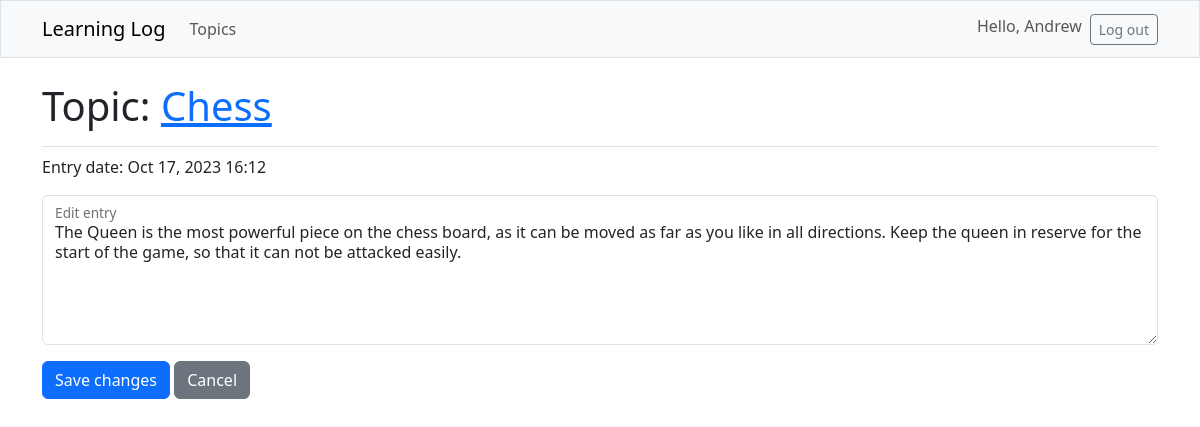
/edit_entry/9 (signed in), run on the app's committed database.
### learning_logs/models.py (models this page shows, shortened)
class Topic(models.Model):
    text = models.CharField(max_length=200)
    date_added = models.DateTimeField(auto_now_add=True)
    owner = models.ForeignKey(User, on_delete=models.CASCADE)

class Entry(models.Model):
    topic = models.ForeignKey(Topic, on_delete=models.CASCADE)
    text = models.TextField()
    date_added = models.DateTimeField(auto_now_add=True)
    class Meta:
        verbose_name_plural = 'entries'

### learning_logs/views.py (the view)
# urls.py: path('edit_entry/<int:entry_id>', views.edit_entry, name='edit_entry')
@login_required
def edit_entry(request, entry_id):
    entry = Entry.objects.get(id=entry_id)
    topic = entry.topic
    check_topic_owner(request, topic)
    if request.method != 'POST':
        form = EntryForm(instance=entry)
    else:
        form = EntryForm(instance=entry, data=request.POST)
        if form.is_valid():
            form.save()
            return redirect('learning_logs:topic', topic_id=topic.id)
    context = {'entry': entry,
               'topic': topic,
               'form': form,
               }
    return render(request, 'learning_logs/edit_entry.html', context)

### learning_logs/forms.py
class EntryForm(forms.ModelForm):
    class Meta:
        model = Entry
        fields = ['text']
        labels = {'text': ''}
        widgets = {'text': forms.Textarea(
            attrs={'cols': 80,
                   'class': 'form-control',
                   'id': 'entryTextInput',
                   'placeholder': 'entry text',
                   'style': 'height: 150px',
                   },
        )}

### learning_logs/views.py (called while the page is built)
def check_topic_owner(request, topic):
    if topic.owner != request.user:
        raise Http404

### templates/learning_logs/edit_entry.html (shortened to what this page needs)
{%  extends 'learning_logs/base.html' %}
{%  load django_bootstrap5 %}
{% block page_header %}
    <h1>Topic: <a href="{% url 'learning_logs:topic' topic.id%}">{{ topic.text }}</a></h1>
{% endblock page_header %}
{%  block content %}
    <p>Entry date: {{ entry.date_added|date:'M d, Y H:i' }}</p>
    <form action="{%  url 'learning_logs:edit_entry' entry.id %}" method="post">
        <div class="mb-3 form-floating">
            {{ form.text }}
            <label for="entryTextInput">Edit entry</label>
        </div>
        {% include "learning_logs/submit_cancel_buttons.html" with submit_name="Save changes" %}
    </form>
{% endblock content %}

### templates/learning_logs/base.html (shortened to what this page needs)
<!DOCTYPE html>
<html lang="en">
<head>
    {% load django_bootstrap5 %}
    {% bootstrap_css %}
</head>
<body>
    <nav class="navbar navbar-expand-md navbar-light bg-light mb-4 border">
        <div class="container">
            <a class="navbar-brand" href="{% url 'learning_logs:index' %}">
                Learning Log
            </a>
            <div class="collapse navbar-collapse" id="navbarCollapse">
                <ul class="navbar-nav me-auto mb-2 mb-md-0">
                    <li class="nav-item">
                        <a class="nav-link" href="{% url 'learning_logs:topics' %}">Topics</a>
                    </li>
                </ul>
                <ul class="navbar-nav ms-auto mb-2 mb-md-0">
                    {% if user.is_authenticated %}
                        <li class="nav-item">
                            <span class="navbar-text me-2">Hello, {% if user.first_name %}{{ user.first_name }}
                                {% else %}{{ user.username }}{% endif %}</span>
                        </li>
                    {%  endif %}
                    {% if user.is_authenticated %}
                        <form action="{% url 'accounts:logout' %}" method='post'>
                            <button name="submit" class="btn btn-outline-secondary btn-sm">
                                Log out</button>
                        </form>
                    {% endif %}
                </ul>
            </div>
        </div>
    </nav>
    <main class="container">
        <div class="pb-2 mb-2 border-bottom">
            {% block page_header %}{% endblock page_header %}
        </div>
        <div>
            {% block content %}{% endblock content %}
        </div>
    </main>
</body>
</html>

### data on the page
Topic: text "Chess"
Entry: date_added "Oct 17, 2023 16:12", text "The Queen is the most powerful piece on the chess board, as it can be moved as far as you like in all directions. Keep the queen in reserve for the start of the game, so that it can not be attacked easily."

### other printed values
{{ user.first_name }} "Andrew"
{{ submit_name }} "Save changes"
